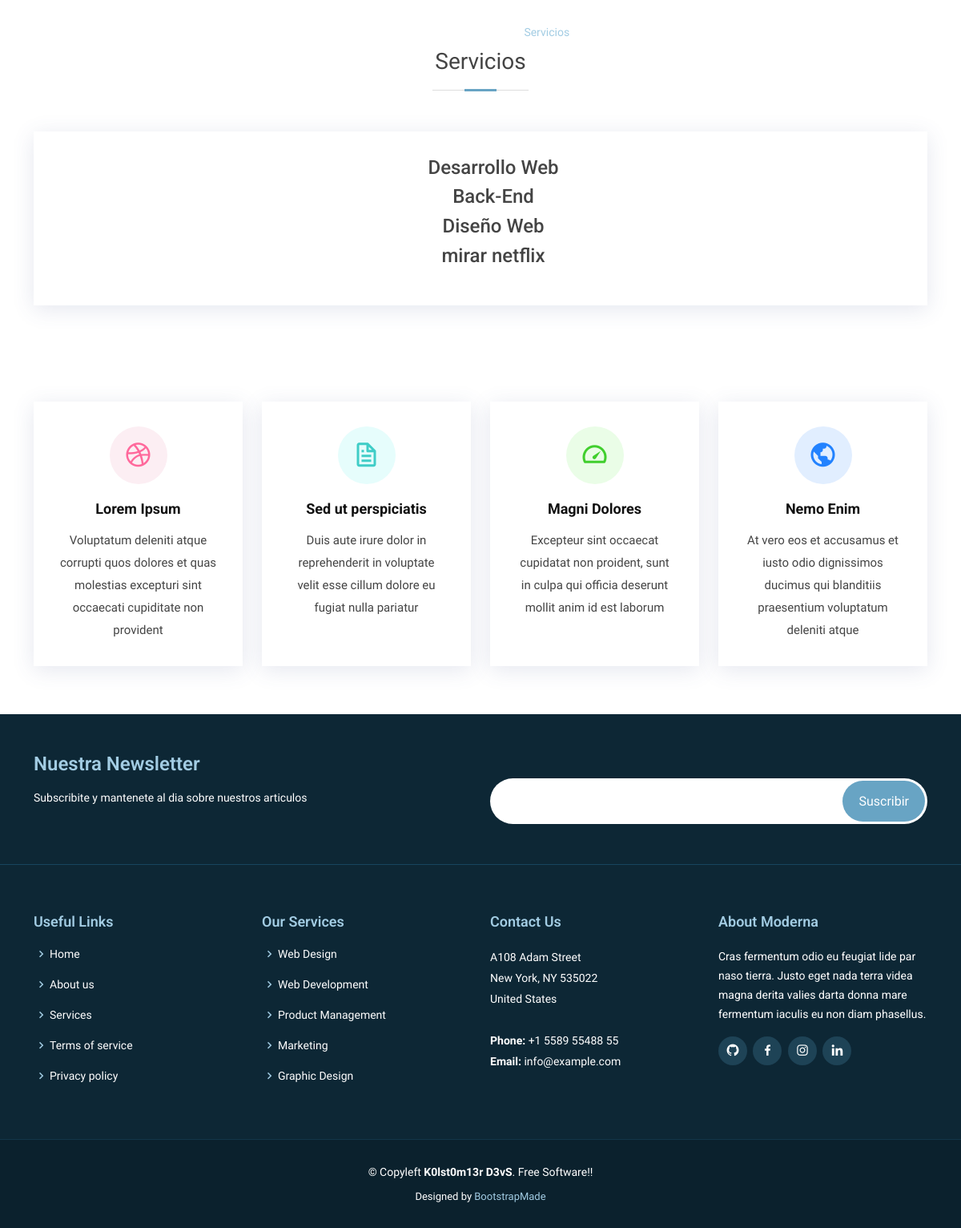
Before: /servicios with the older database file.
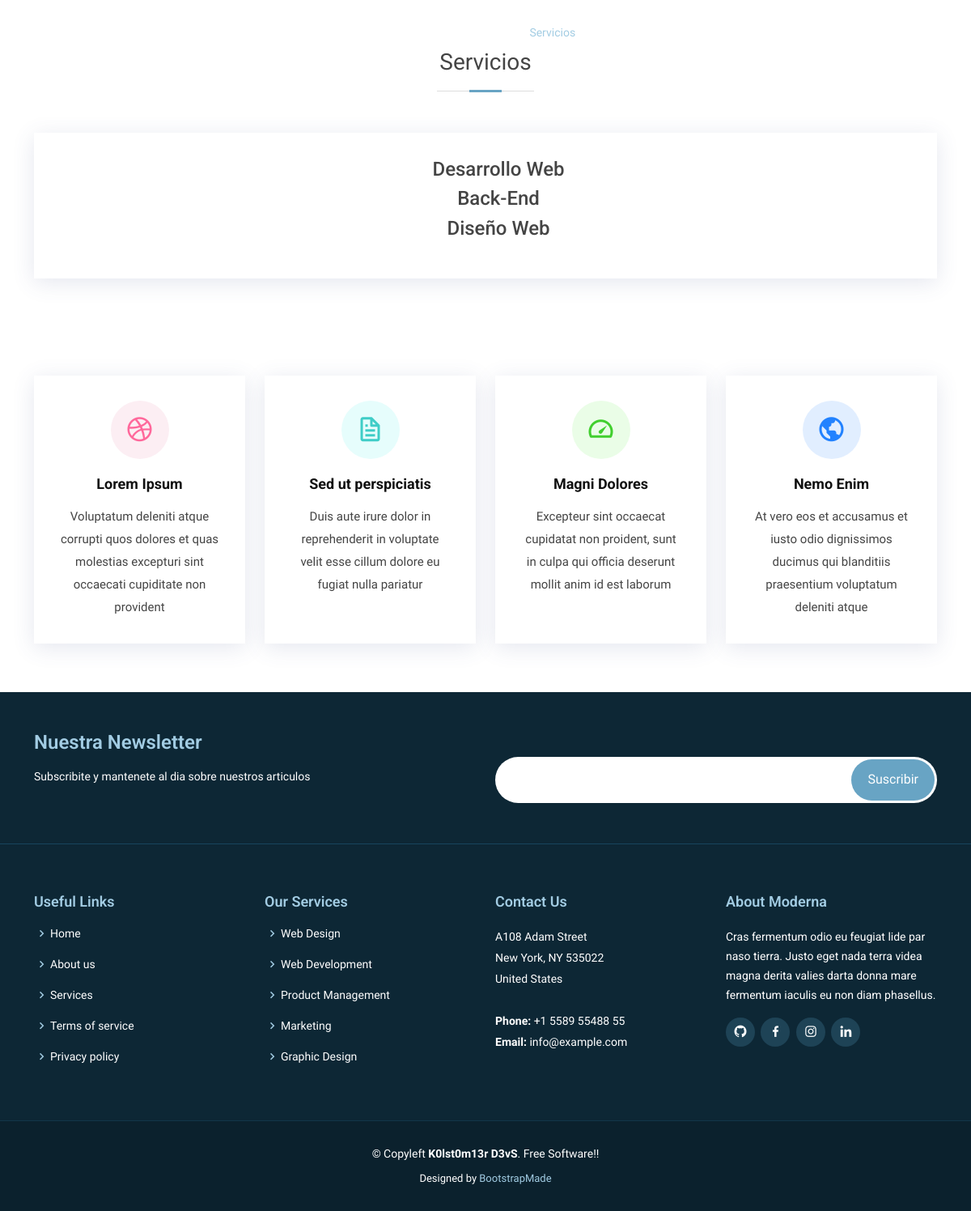
After: the same page with the newer database file.
### DjangoApp/models.py (models this page shows, shortened)
class Servicios(models.Model):
    servicio = models.CharField(max_length=30)

### DjangoApp/views.py (the view)
# urls.py: path('servicios',views.servicios, name="servicios"),
def servicios(request):
    if request.method == "POST":
        form = ServiciosForm(request.POST)
        if form.is_valid():
            form.save()
            return redirect('suscripciones')
    else:
        form = SubscribForm()
    servicios = Servicios.objects.all()
    ctx = {"form": form, "servicios": servicios}
    return render(request, 'DjangoApp/servicios.html', ctx)

### DjangoApp/forms.py
class SubscribForm(forms.ModelForm):
    class Meta:
        model = Subscripcion
        fields = ('email',)

### DjangoApp/templates/DjangoApp/servicios.html (shortened to what this page needs)
{% extends "DjangoApp/base.html" %}
{% load static %}
{% block contenido %}
    <section class="services">
        <div class="container">
            <div class="row" data-aos="fade-up">
                <div class="section-title">
                    <h2>Servicios</h2>
                </div>
                <div>
                  <div class="row">
                    <div class="container">
                        <div class="icon-box icon-box-blue">
                          <ul>
                              {% for servicio in servicios %}
                              <li style="list-style-type:none">
                                  <h4 clas="title">{{servicio.servicio}}</h2>
                              </li>
                              {% endfor %}
                          </ul>
                        </div>
                      </div>
                  </div>
                </div>
            </div>
        </div>
    </section>
    <section class="services">
            <div class="container">
              <div class="row">
                <div class="col-md-6 col-lg-3 d-flex align-items-stretch" data-aos="fade-up">
                  <div class="icon-box icon-box-pink">
                    <div class="icon"><i class="bx bxl-dribbble"></i></div>
                    <h4 class="title"><a href="">Lorem Ipsum</a></h4>
                    <p class="description">Voluptatum deleniti atque corrupti quos dolores et quas molestias excepturi sint occaecati cupiditate non provident</p>
                  </div>
                </div>
                <div class="col-md-6 col-lg-3 d-flex align-items-stretch" data-aos="fade-up" data-aos-delay="100">
                  <div class="icon-box icon-box-cyan">
                    <div class="icon"><i class="bx bx-file"></i></div>
                    <h4 class="title"><a href="">Sed ut perspiciatis</a></h4>
                    <p class="description">Duis aute irure dolor in reprehenderit in voluptate velit esse cillum dolore eu fugiat nulla pariatur</p>
                  </div>
                </div>
                <div class="col-md-6 col-lg-3 d-flex align-items-stretch" data-aos="fade-up" data-aos-delay="200">
                  <div class="icon-box icon-box-green">
                    <div class="icon"><i class="bx bx-tachometer"></i></div>
                    <h4 class="title"><a href="">Magni Dolores</a></h4>
                    <p class="description">Excepteur sint occaecat cupidatat non proident, sunt in culpa qui officia deserunt mollit anim id est laborum</p>
                  </div>
                </div>
                <div class="col-md-6 col-lg-3 d-flex align-items-stretch" data-aos="fade-up" data-aos-delay="200">
                  <div class="icon-box icon-box-blue">
                    <div class="icon"><i class="bx bx-world"></i></div>
                    <h4 class="title"><a href="">Nemo Enim</a></h4>
                    <p class="description">At vero eos et accusamus et iusto odio dignissimos ducimus qui blanditiis praesentium voluptatum deleniti atque</p>
                  </div>
                </div>
              </div>
            </div>
          </section>
{% endblock %}

Changed rows visible on the page:
removed Servicios: servicio "mirar netflix"
